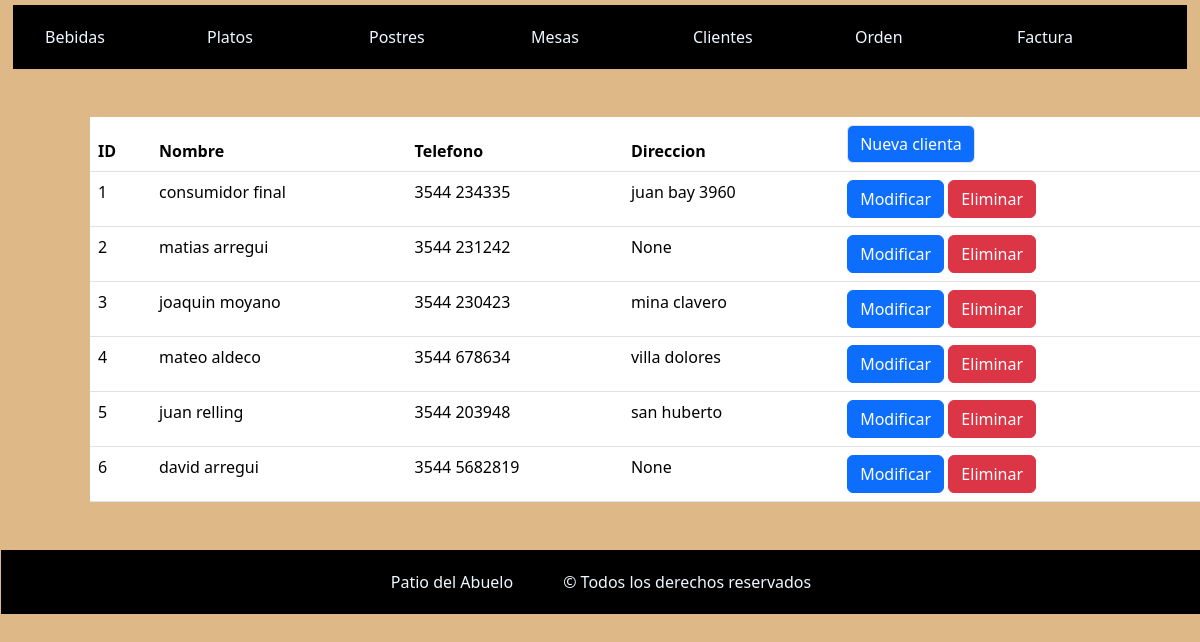
Page /clientes/ on the earlier database version.
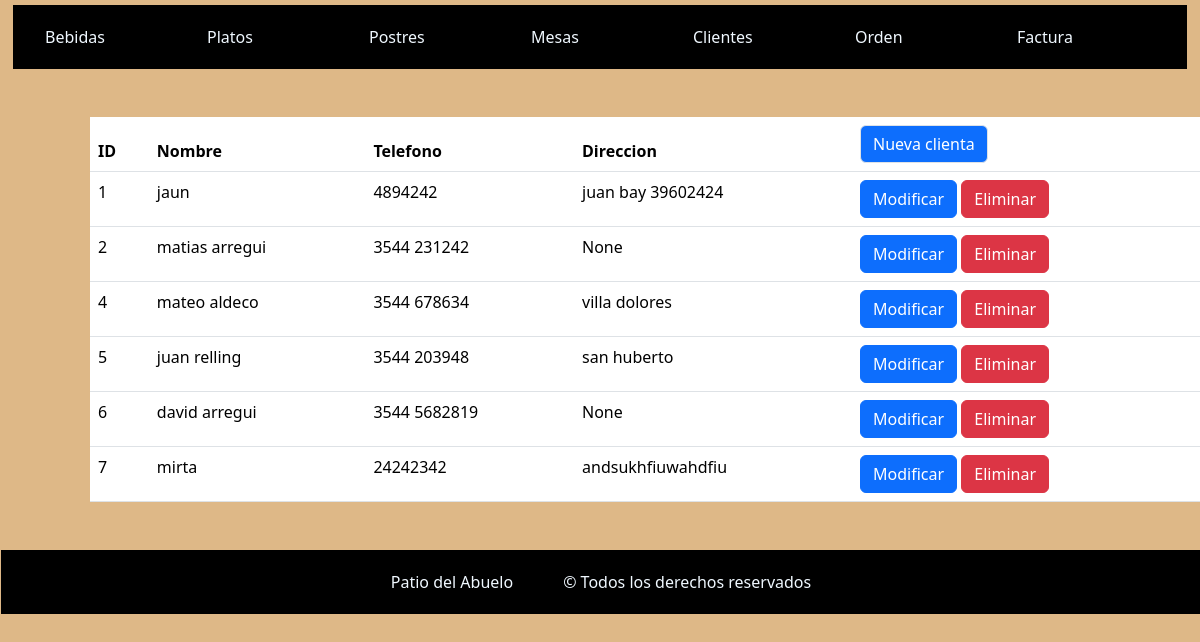
Same page on the later database version.
### miAplicacion/models.py (models this page shows, shortened)
class Cliente(models.Model):
    nombre = models.CharField(max_length=120)
    telefono = models.CharField(max_length=30, null=True, blank=True)
    direccion = models.CharField(max_length=120, null=True, blank=True)

### miAplicacion/views.py (the view)
# urls.py: path("clientes/", views.listaClientes, name="listaClientes"),
def listaClientes(request):
    clientes = Cliente.objects.all()
    context = {"clientes": clientes}
    return render(request, template_name="listaClientes.html", context=context)

### patioAbuelo/templates/listaClientes.html
{% extends "base.html" %}
{% block content %}
<div class="container">
    <table class="table m-5">
        <thead class="bg-light">
          <tr>
            <th scope="col">ID</th>
            <th scope="col">Nombre</th>
            <th scope="col">Telefono</th>
            <th scope="col">Direccion</th>
            <th><button class="btn border bg-primary"><a href="/clientes/clienteNueva" class="text-white text-decoration-none">Nueva clienta</a></button></th>
          </tr>
        </thead>
        <tbody>
            {% for c in clientes%}
              <tr>
                <td>{{c.id}}</td>
                <td>{{c.nombre}}</td>
                <td>{{c.telefono}}</td>
                <td>{{c.direccion}}</td>
                <td>
                  <button class="btn btn-primary"><a href="/clientes/clienteModif/{{ c.id }}" class="text-white text-decoration-none">Modificar</a></button>
                  <button class="btn btn-danger"><a href="/clientes/clienteBorrar/{{ c.id }}" class="text-white text-decoration-none">Eliminar</a></button>
                </td>
              </tr>
            {% endfor %}
        </tbody>
    </table>
</div>
{% endblock %}

### patioAbuelo/templates/base.html (shortened to what this page needs)
{% load static %}
<!DOCTYPE html>
<html lang="en">
<head>
    {% load bootstrap5 %}
    {% bootstrap_css %}
    <link rel="stylesheet" href="{% static 'estilos.css' %}">
</head>
<body>
    <nav class="container-fluid">
        <ul class="row navegador">
            <li class="col"><a href="{% url "listaBebidas"%}">Bebidas</a></li>
            <li class="col"><a href="{% url "listaPlatos"%}">Platos</a></li>
            <li class="col"><a href="{% url "listaPostres"%}">Postres</a></li>
            <li class="col"><a href="{% url "listaMesas"%}">Mesas</a></li>
            <li class="col"><a href="{% url "listaClientes"%}">Clientes</a></li>
            <li class="col"><a href="{% url "listaOrdenes"%}">Orden</a></li>
            <li class="col"><a href="">Factura</a></li>
        </ul>
    </nav>
    <main>
        {% block content %}{% endblock %}
    </main>
    <footer class="container-fluid footer">
        <div>Patio del Abuelo</div>
        <div>&copy; Todos los derechos reservados</div>
    </footer>
</body>
</html>

### patioAbuelo/static/estilos.css (style rules this page uses)
body { background-color: burlywood; }
.navegador { display: flex; justify-content: flex-start; list-style: none; background-color: black; padding: 20px; margin: 5px 1px 5px 1px; }
.navegador li a { text-decoration: none; color: aliceblue; }
.footer { display: flex; justify-content: center; gap: 50px; background-color: black; color: aliceblue; padding: 20px; margin: 5px 1px 5px 1px; }

Differences in the rows shown:
removed Cliente: id "3", nombre "joaquin moyano", telefono "3544 230423", direccion "mina clavero"
changed Cliente id 1: nombre "consumidor final" → "jaun"; telefono "3544 234335" → "4894242"; direccion "juan bay 3960" → "juan bay 39602424"
added Cliente: id "7", nombre "mirta", telefono "24242342", direccion "andsukhfiuwahdfiu"
